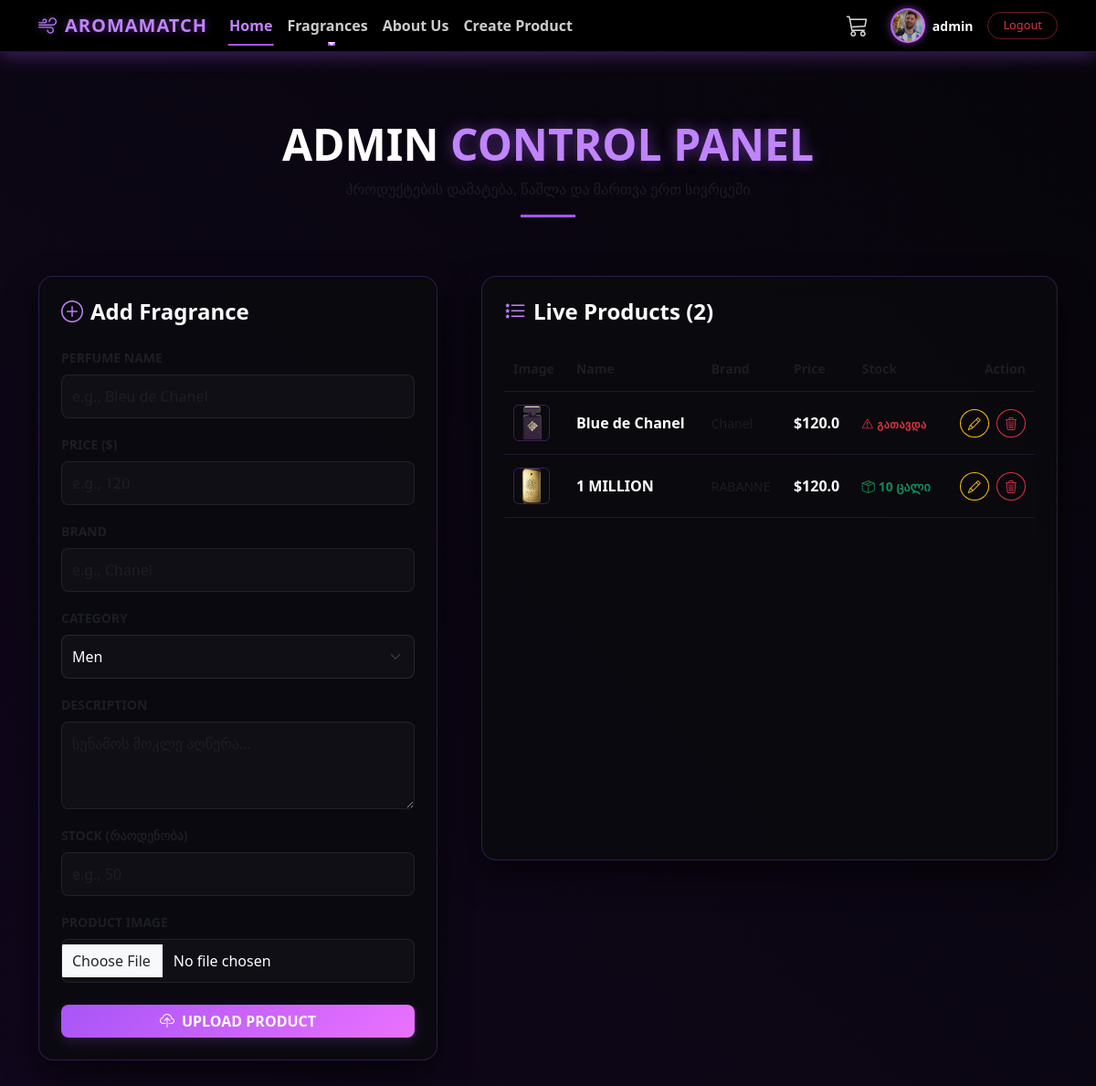
Screenshot of /create_product (signed in) with the database file from the repository.
### models.py (models this page shows)
class User(db.Model):
    __tablename__ = "users"
    id = db.Column(db.Integer, primary_key=True)
    username = db.Column(db.String(50), unique=True, nullable=False)
    password = db.Column(db.String(255), nullable=False)
    email = db.Column(db.String(120), unique=True, nullable=False)
    gender = db.Column(db.String(50), nullable=False)
    birthday = db.Column(db.Date, nullable=False)
    country = db.Column(db.String(50), nullable=False)
    image = db.Column(db.String(255), default="default.jpg")
    is_admin = db.Column(db.Boolean, default=False)
    comments = db.relationship("Comment", backref="author", lazy=True)

class Product(db.Model):
    __tablename__ = "products"
    id = db.Column(db.Integer, primary_key=True)
    name = db.Column(db.String(100), nullable=False)
    price = db.Column(db.Float, nullable=False)
    brand = db.Column(db.String(50), nullable=False)
    category = db.Column(db.String(50), nullable=False)
    description = db.Column(db.String(500), nullable=False)
    stock = db.Column(db.Integer, default=0)
    image = db.Column(db.String(255), default="default.jpg")
    comments = db.relationship("Comment", backref="product", lazy=True, cascade="all, delete-orphan")

### routes.py (the view, shortened to what this page needs)
@main.route("/create_product", methods=["GET", "POST"])
def create_product():
    if not g.user or not g.user.is_admin:
        flash("ამ გვერდზე წვდომა მხოლოდ ადმინისტრატორს აქვს!", "danger")
        return redirect(url_for("main.index"))
    from forms import ProductForm  # 👈 დინამიური იმპორტი დაზღვევისთვის
    form = ProductForm()
    products = Product.query.all()
    return render_template("create_product.html", form=form, products=products)

### routes.py (called while the page is built)
@main.before_app_request
def load_logged_in_user():
    user_id = session.get("user_id")
    if user_id is None:
        g.user = None
    else:
        g.user = User.query.get(user_id)

### templates/create_product.html (shortened to what this page needs)
{% extends "base.html" %}
{% block content %}
<div class="container my-5 py-4">
    <div class="row justify-content-center text-center mb-5" data-aos="fade-down">
        <div class="col-lg-8">
            <h1 class="display-5 fw-bold text-uppercase text-white mb-2">
                {% if edit_mode %}Edit <span class="neon-text-purple">Fragrance</span>{% else %}Admin <span class="neon-text-purple">Control Panel</span>{% endif %}
            </h1>
            <p class="text-muted">{% if edit_mode %}პროდუქტის მონაცემებისა და მარაგის შეცვლა{% else %}პროდუქტების დამატება, წაშლა და მართვა ერთ სივრცეში{% endif %}</p>
            <hr class="mx-auto my-3" style="width: 60px; border-top: 3px solid #a855f7; opacity: 1;">
        </div>
    </div>
    <div class="row g-5">
        <div class="col-lg-5" data-aos="fade-right">
            <div class="admin-glass-card p-4">
                <h4 class="text-white mb-4 fw-bold">
                    {% if edit_mode %}
                        <i class="bi bi-pencil-square me-2 text-warning"></i>Edit Product
                    {% else %}
                        <i class="bi bi-plus-circle me-2 text-purple"></i>Add Fragrance
                    {% endif %}
                </h4>
                <form method="POST" enctype="multipart/form-data">
                    <div class="mb-3">
                        <label class="form-label text-muted small fw-bold text-uppercase">Perfume Name</label>
                        {{ form.name(class="form-control admin-input", placeholder="e.g., Bleu de Chanel") }}
                    </div>
                    <div class="mb-3">
                        <label class="form-label text-muted small fw-bold text-uppercase">Price ($)</label>
                        {{ form.price(class="form-control admin-input", placeholder="e.g., 120") }}
                    </div>
                    <div class="mb-3">
                        <label class="form-label text-muted small fw-bold text-uppercase">Brand</label>
                        {{ form.brand(class="form-control admin-input", placeholder="e.g., Chanel") }}
                    </div>
                    <div class="mb-3">
                        <label class="form-label text-muted small fw-bold text-uppercase">Category</label>
                        {{ form.category(class="form-select admin-input") }}
                    </div>
                    <div class="mb-3">
                        <label class="form-label text-muted small fw-bold text-uppercase">Description</label>
                        {{ form.description(class="form-control admin-input", rows="3", placeholder="სუნამოს მოკლე აღწერა...") }}
                    </div>
                    <div class="mb-3">
                        <label class="form-label text-muted small fw-bold text-uppercase">Stock (რაოდენობა)</label>
                        {{ form.stock(class="form-control admin-input", placeholder="e.g., 50") }}
                    </div>
                    <div class="mb-4">
                        <label class="form-label text-muted small fw-bold text-uppercase">Product Image</label>
                        {{ form.img(class="form-control admin-input") }}
                    </div>
                    <button type="submit" class="btn btn-purple-neon w-100 py-2.5 fw-bold text-uppercase">
                        {% if edit_mode %}
                            <i class="bi bi-check2-circle me-2"></i>Update Product
                        {% else %}
                            <i class="bi bi-cloud-upload me-2"></i>Upload Product
                        {% endif %}
                    </button>
                </form>
            </div>
        </div>
        <div class="col-lg-7" data-aos="fade-left">
            <div class="admin-glass-card p-4 h-100 overflow-auto" style="max-height: 640px;">
                <h4 class="text-white mb-4 fw-bold"><i class="bi bi-list-stars me-2 text-purple"></i>Live Products ({{ products|length }})</h4>
                {% if products %}
                    <div class="table-responsive">
                        <table class="table table-dark table-hover align-middle custom-admin-table">
                            <thead>
                                <tr>
                                    <th scope="col" class="text-muted small">Image</th>
                                    <th scope="col" class="text-muted small">Name</th>
                                    <th scope="col" class="text-muted small">Brand</th>
                                    <th scope="col" class="text-muted small">Price</th>
                                    <th scope="col" class="text-muted small">Stock</th>
                                    <th scope="col" class="text-muted small text-end">Action</th>
                                </tr>
                            </thead>
                            <tbody>
                                {% for product in products %}
                                <tr>
                                    <td>
                                        <img src="/static/images/{{ product.image or 'default.png' }}" alt="" class="rounded" style="width: 40px; height: 40px; object-fit: cover; border: 1px solid rgba(168, 85, 247, 0.3);">
                                    </td>
                                    <td class="fw-semibold text-white">{{ product.name }}</td>
                                    <td class="text-muted small">{{ product.brand }}</td>
                                    <td class="text-purple-light fw-bold">${{ product.price }}</td>
                                    <td class="small">
                                        {% if product.stock > 0 %}
                                            <span class="text-success fw-bold"><i class="bi bi-box-seam me-1"></i>{{ product.stock }} ცალი</span>
                                        {% else %}
                                            <span class="text-danger fw-bold text-uppercase" style="font-size: 0.75rem; letter-spacing: 0.5px;"><i class="bi bi-exclamation-triangle me-1"></i>გათავდა</span>
                                        {% endif %}
                                    </td>
                                    <td class="text-end">
                                        <a href="{{ url_for('main.edit_product', product_id=product.id) }}" class="btn btn-sm btn-outline-warning rounded-circle me-1">
                                            <i class="bi bi-pencil"></i>
                                        </a>
                                        <form action="{{ url_for('main.delete_product', product_id=product.id) }}" method="POST" onsubmit="return confirm('ნამდვილად გსურთ ამ პროდუქტის წაშლა?');" style="display:inline;">
                                            <button type="submit" class="btn btn-sm btn-outline-danger rounded-circle">
                                                <i class="bi bi-trash3"></i>
                                            </button>
                                        </form>
                                    </td>
                                </tr>
                                {% endfor %}
                            </tbody>
                        </table>
                    </div>
                {% else %}
                    <div class="text-center py-5 text-muted">
                        <i class="bi bi-box-open display-4 d-block mb-3 text-purple" style="opacity: 0.5;"></i>
                        ბაზაში პროდუქტები ჯერ არ არის.
                    </div>
                {% endif %}
            </div>
        </div>
    </div>
</div>
{% endblock %}

### templates/base.html (shortened to what this page needs)
<!DOCTYPE html>
<html lang="en">
<head>
    <link href="https://cdn.jsdelivr.net/npm/bootstrap@5.3.0/dist/css/bootstrap.min.css" rel="stylesheet">
    <link rel="stylesheet" href="https://cdn.jsdelivr.net/npm/bootstrap-icons@1.11.0/font/bootstrap-icons.css">
    <link href="https://unpkg.com/aos@2.3.1/dist/aos.css" rel="stylesheet">
    <link rel="stylesheet" href="/static/style.css">
</head>
<body class="bg-light">
    <nav class="navbar navbar-expand-lg navbar-dark premium-navbar sticky-top">
        <div class="container">
            <a class="navbar-brand fw-bold text-uppercase d-flex align-items-center" href="/" style="letter-spacing: 1px;">
                <i class="bi bi-wind me-2"></i> AromaMatch
            </a>
            <div class="collapse navbar-collapse" id="navbarSupportedContent">
                <ul class="navbar-nav me-auto mb-2 mb-lg-0">
                    <li class="nav-item">
                        <a class="nav-link active fw-semibold" aria-current="page" href="/">Home</a>
                    </li>
                    <li class="nav-item dropdown">
                        <a class="nav-link dropdown-toggle fw-semibold" href="#" id="navbarDropdown" role="button" data-bs-toggle="dropdown" aria-expanded="false">
                            Fragrances
                        </a>
                    </li>
                    <li class="nav-item">
                        <a class="nav-link fw-semibold" href="/about_us">About Us</a>
                    </li>
                    {% if g.user and g.user.is_admin %}
                    <li class="nav-item">
                        <a class="nav-link fw-semibold text-warning" href="{{ url_for('main.create_product') }}">Create Product</a>
                    </li>
                    {% endif %}
                </ul>
                <div class="d-flex align-items-center">
                    <a href="{{ url_for('main.view_cart') }}" class="cart-icon-btn position-relative me-4 text-decoration-none">
                        <i class="bi bi-cart3 fs-4"></i>
                    </a>
                    {% if g.user %}
                        <a href="{{ url_for('main.profile') }}" class="d-flex align-items-center text-decoration-none me-3 user-link">
                            <div class="navbar-avatar-wrapper me-2">
                                <img src="/static/images/{{ g.user.image }}" alt="Profile" class="navbar-avatar">
                            </div>
                            <span class="text-light small fw-bold transition">{{ g.user.username }}</span>
                        </a>
                        <a href="{{ url_for('main.logout') }}" class="btn btn-sm btn-outline-danger rounded-pill px-3" style="font-size: 0.8rem; border-color: rgba(220, 53, 69, 0.5);">Logout</a>
                    {% else %}
                        <div class="btn-group">
                            <a href="{{ url_for('main.login') }}" class="btn btn-outline-light px-3 rounded-start-pill">Login</a>
                            <a href="{{ url_for('main.register') }}" class="btn btn-light px-3 rounded-end-pill" style="background-color: #a855f7; border-color: #a855f7; color: white;">Register</a>
                        </div>
                    {% endif %}
                </div>
            </div>
        </div>
    </nav>
    <main>
        {% block content %}
        {% endblock %}
    </main>
</body>
</html>

### templates/base.html (style rules this page uses)
.premium-navbar { background-color: #000000 !important; box-shadow: 0 4px 20px rgba(168, 85, 247, 0.35) !important; border-bottom: 1px solid rgba(168, 85, 247, 0.2); animation: fullSpray 1.5s cubic-bezier(0.16, 1, 0.3, 1) forwards; transform-origin: center; transition: all 0.3s ease-in-out; }
.navbar-brand { color: #c084fc !important; text-shadow: 0 0 10px rgba(168, 85, 247, 0.5); transition: all 0.3s ease; }
.nav-link { position: relative; color: rgba(255, 255, 255, 0.8) !important; transition: color 0.3s ease; }
.nav-link:hover, .nav-link.active, .dropdown:hover .nav-link { color: #c084fc !important; }
.nav-link::after { content: ''; position: absolute; width: 0; height: 2px; bottom: -2px; left: 50%; background-color: #a855f7; transition: all 0.3s ease; transform: translateX(-50%); }
.nav-link:hover::after, .nav-link.active::after { width: 80%; }
.dropdown-toggle::after { transition: transform 0.3s ease; }
.navbar-avatar-wrapper { width: 38px; height: 38px; border-radius: 50%; padding: 2px; background: linear-gradient(135deg, #a855f7, #eb71ff); box-shadow: 0 0 10px rgba(168, 85, 247, 0.6); display: flex; align-items: center; justify-content: center; overflow: hidden; transition: all 0.3s ease; }
.navbar-avatar { width: 100%; height: 100%; object-fit: cover; border-radius: 50%; }
.cart-icon-btn { color: rgba(255, 255, 255, 0.85); transition: all 0.3s ease; }

### templates/create_product.html (style rules this page uses)
body { background: linear-gradient(45deg, #07050f, #12071f, #050508, #1a0b2e) !important; background-size: 400% 400% !important; animation: auroraFlow 18s ease infinite !important; color: #f3f4f6 !important; overflow-x: hidden; }
.neon-text-purple { color: #c084fc; text-shadow: 0 0 15px rgba(168, 85, 247, 0.5); }
.text-purple { color: #c084fc; }
.text-purple-light { color: #e9d5ff; }
.admin-glass-card { background-color: rgba(10, 10, 14, 0.8) !important; backdrop-filter: blur(12px); border: 1px solid rgba(168, 85, 247, 0.25) !important; border-radius: 16px; box-shadow: 0 15px 35px rgba(0,0,0,0.6); transition: all 0.3s ease; }
.admin-input { background-color: rgba(20, 20, 28, 0.6) !important; border: 1px solid rgba(255, 255, 255, 0.1) !important; color: white !important; border-radius: 8px; padding: 11px; transition: all 0.3s ease; }
.admin-input option { background-color: #12071f !important; color: white !important; }
.btn-purple-neon { background: linear-gradient(135deg, #a855f7, #eb71ff); color: white; border: none; border-radius: 8px; transition: all 0.3s ease; box-shadow: 0 4px 15px rgba(168, 85, 247, 0.2); }
.custom-admin-table { --bs-table-bg: transparent !important; --bs-table-hover-bg: rgba(168, 85, 247, 0.08) !important; }
.custom-admin-table th, .custom-admin-table td { border-bottom: 1px solid rgba(168, 85, 247, 0.15); padding: 14px 10px; }

### rows the page displays
User: user.image (picture), user.username "admin"
Product: image (picture), name "Blue de Chanel", brand "Chanel", price "120.0", stock 0 (drawn)
Product: image (picture), name "1 MILLION", brand "RABANNE", price "120.0", stock "10"

### other values shown
{{ products|length }} "2"
